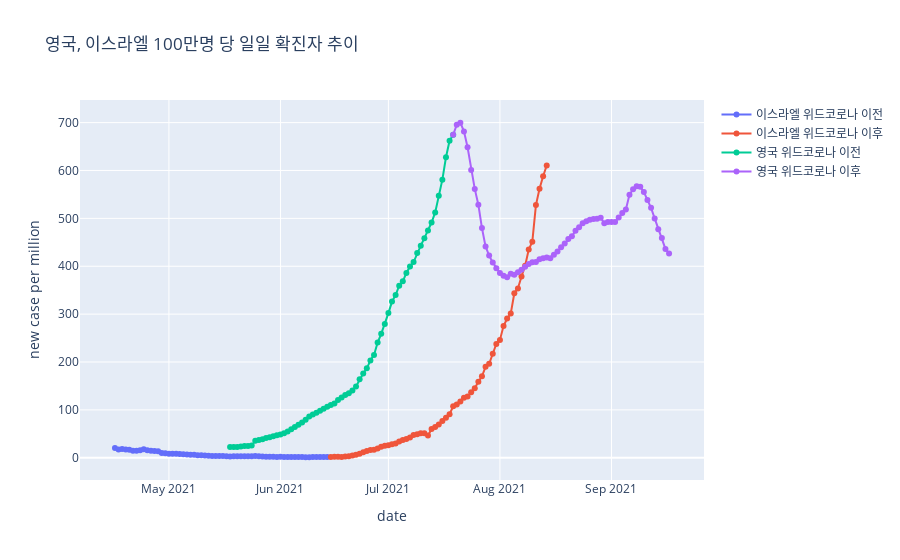
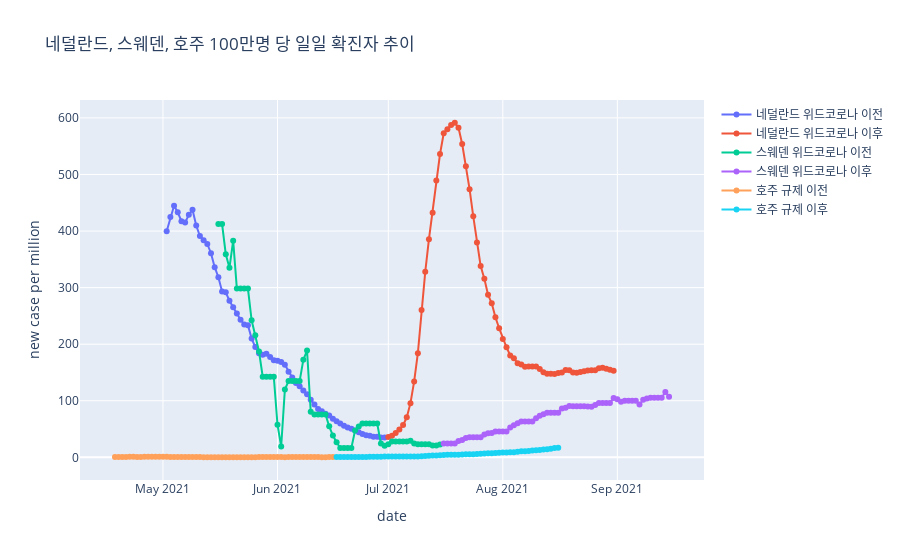

The code cell stored with these charts, in order, in its notebook:
### Markdown cell above
### 국가 선정 이유

* 백신 접종률에 따라 방역 규제 완화를 선언한 국가가 여럿 있었다.
* bbc 기사에서는 이스라엘, 영국, 네덜란드, 스웨덴, 호주, 대한민국, 미국 선정
* 이 중에서 우리나라 데이터는 따로 비교할 거라서 빼고
* 미국은 주 별로 정책, 조건등이 다 달라서 제외

### 왜 영국, 이스라엘과 네덜란드, 스웨덴, 호주로 나눴나?

* 영국, 이스라엘은 델타 변이에도 불구하고 코로나 방역 관련 규제 해지 방침을 유지했다.
* 네덜란드는 위드 코로나 선언 후 2주 후에 다시 방역 관련 규제를 재시행했다.
* 스웨덴은 원래 방역 관련 규제가 없었으나 2021년 초 방역 실패 인정하고 강력한 백신 접종 정책과 함께 실행
* 7월 15일부터 위드 코로나 선언하고 점진적 해제
* 호주는 확진자 수가 매우 적고, 방역 관련 규제도 없었으나 6월 17일부터 델타 변이로 인한 강력한 규제 실행
* 규제 완전 해제하는 방침의 영국, 이스라엘과 규제를 활용하고 있는 네덜란드 스웨덴 호주의 사례로 나눔
* [bbc 기사](https://www.bbc.com/news/world-57796133)

### Code cell
fig = go.Figure()
fig.add_trace(go.Scatter(x=Israel_bc['date'], y=Israel_bc['new_cases_smoothed_per_million'],
                    mode='lines+markers',
                    name='이스라엘 위드코로나 이전'))
fig.add_trace(go.Scatter(x=Israel_ac['date'], y=Israel_ac['new_cases_smoothed_per_million'],
                    mode='lines+markers',
                    name='이스라엘 위드코로나 이후'))
fig.add_trace(go.Scatter(x=UK_bc['date'], y=UK_bc['new_cases_smoothed_per_million'],
                    mode='lines+markers',
                    name='영국 위드코로나 이전'))
fig.add_trace(go.Scatter(x=UK_ac['date'], y=UK_ac['new_cases_smoothed_per_million'],
                    mode='lines+markers',
                    name='영국 위드코로나 이후'))
fig.update_layout(title='영국, 이스라엘 100만명 당 일일 확진자 추이',
                   xaxis_title='date',
                   yaxis_title='new case per million')
fig.show()
fig = go.Figure()
fig.add_trace(go.Scatter(x=Netherlands_bc['date'], y=Netherlands_bc['new_cases_smoothed_per_million'],
                    mode='lines+markers',
                    name='네덜란드 위드코로나 이전'))
fig.add_trace(go.Scatter(x=Netherlands_ac['date'], y=Netherlands_ac['new_cases_smoothed_per_million'],
                    mode='lines+markers',
                    name='네덜란드 위드코로나 이후'))
fig.add_trace(go.Scatter(x=Sweden_bc['date'], y=Sweden_bc['new_cases_smoothed_per_million'],
                    mode='lines+markers',
                    name='스웨덴 위드코로나 이전'))
fig.add_trace(go.Scatter(x=Sweden_ac['date'], y=Sweden_ac['new_cases_smoothed_per_million'],
                    mode='lines+markers',
                    name='스웨덴 위드코로나 이후'))
fig.add_trace(go.Scatter(x=Australia_bc['date'], y=Australia_bc['new_cases_smoothed_per_million'],
                    mode='lines+markers',
                    name='호주 규제 이전'))
fig.add_trace(go.Scatter(x=Australia_ac['date'], y=Australia_ac['new_cases_smoothed_per_million'],
                    mode='lines+markers',
                    name='호주 규제 이후'))
fig.update_layout(title='네덜란드, 스웨덴, 호주 100만명 당 일일 확진자 추이',
                   xaxis_title='date',
                   yaxis_title='new case per million')
fig.show()
